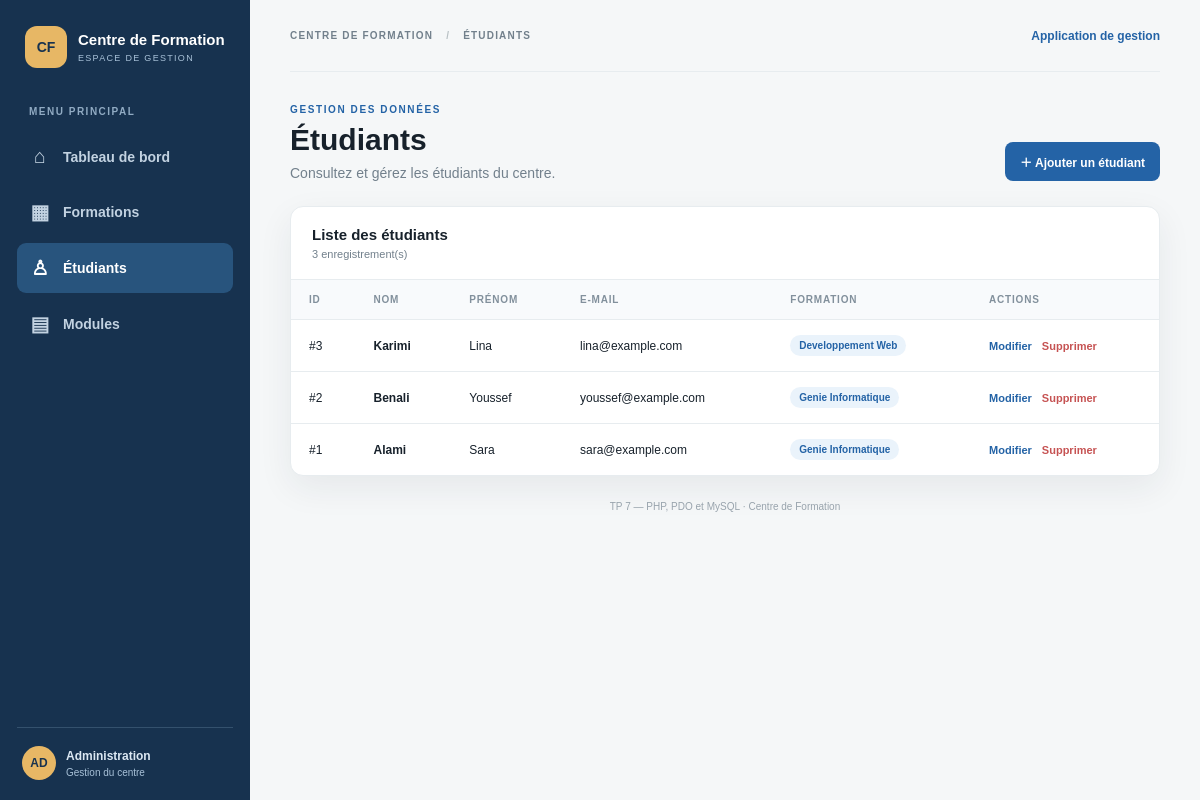
Page /etudiants/index.php on the committed database.
### tables this page shows
CREATE TABLE IF NOT EXISTS etudiants (
    id_etudiant INT AUTO_INCREMENT PRIMARY KEY,
    nom VARCHAR(100) NOT NULL,
    prenom VARCHAR(100) NOT NULL,
    email VARCHAR(150) NOT NULL,
    id_formation INT NOT NULL,
    CONSTRAINT fk_etudiants_formations FOREIGN KEY (id_formation)
        REFERENCES formations(id_formation)
        ON UPDATE CASCADE ON DELETE RESTRICT
);

CREATE TABLE IF NOT EXISTS formations (
    id_formation INT AUTO_INCREMENT PRIMARY KEY,
    nom VARCHAR(100) NOT NULL,
    duree VARCHAR(50) NOT NULL,
    niveau VARCHAR(50) NOT NULL
);

### includes/functions.php (called while the page is built, shortened)
<?php
function e($value) {
    return htmlspecialchars((string)($value ?? ''), ENT_QUOTES, 'UTF-8');
}

### etudiants/index.php (the view, shortened to what this page needs)
<?php
require_once '../database/connexion.php';
require_once '../includes/functions.php';
$items = $pdo->query("SELECT etudiants.*, formations.nom AS formation_nom FROM etudiants INNER JOIN formations ON etudiants.id_formation = formations.id_formation ORDER BY etudiants.id_etudiant DESC")->fetchAll();
require '../includes/header.php';
?>
<div class="page-heading"><div><div class="eyebrow">GESTION DES DONNÉES</div><h1>Étudiants</h1><p>Consultez et gérez les étudiants du centre.</p></div><a class="btn btn-primary" href="create.php">＋ Ajouter un étudiant</a></div>
<section class="content-card"><div class="card-head"><div><h2>Liste des étudiants</h2><p><?= count($items) ?> enregistrement(s)</p></div></div><div class="table-wrap"><table><thead><tr><th>ID</th><th>Nom</th><th>Prénom</th><th>E-mail</th><th>Formation</th><th>Actions</th></tr></thead><tbody>
<?php if (count($items) === 0): ?><tr><td colspan="7" class="empty">Aucun enregistrement pour le moment.</td></tr><?php else: ?>
<?php foreach ($items as $item): ?><tr><td>#<?= (int)$item['id_etudiant'] ?></td><td><strong><?= e($item['nom']) ?></strong></td><td><?= e($item['prenom']) ?></td><td><?= e($item['email']) ?></td><td><span class="badge"><?= e($item['formation_nom']) ?></span></td><td><div class="actions"><a class="action-link" href="edit.php?id=<?= (int)$item['id_etudiant'] ?>">Modifier</a><a class="action-link delete" href="delete.php?id=<?= (int)$item['id_etudiant'] ?>">Supprimer</a></div></td></tr><?php endforeach; ?>
<?php endif; ?></tbody></table></div></section>
<?php require '../includes/footer.php'; ?>

### assets/css/style.css (style rules this page uses)
:root { --ink:#17212b;--muted:#72808c;--line:#e7ecef;--bg:#f5f7f8;--white:#fff;--blue:#2463a6;--blue-dark:#174879;--teal:#16877d;--red:#c65353;--shadow:0 12px 35px rgba(29,48,57,.07) }
* { box-sizing:border-box }
body { margin:0;background:var(--bg);color:var(--ink);font:14px Arial, sans-serif }
a { color:inherit;text-decoration:none }
.page-heading { display:flex;justify-content:space-between;align-items:flex-end;gap:18px;margin-bottom:25px }
.eyebrow { font-size:10px;letter-spacing:1.6px;font-weight:bold;color:var(--blue);margin-bottom:8px }
.page-heading h1 { font-size:30px;margin:0 }
.page-heading p { color:var(--muted);margin:8px 0 0 }
.btn { display:inline-flex;align-items:center;justify-content:center;gap:7px;padding:11px 15px;border:0;border-radius:8px;font-weight:bold;font-size:12px;cursor:pointer }
.btn-primary { background:var(--blue);color:#fff }
.stat-card,.content-card,.form-card,.hero,.quick-card { background:#fff;border:1px solid var(--line);border-radius:13px;box-shadow:var(--shadow) }
.content-card { overflow:hidden }
.card-head { display:flex;justify-content:space-between;align-items:center;padding:19px 21px;border-bottom:1px solid var(--line) }
.card-head h2 { font-size:15px;margin:0 }
.card-head p { font-size:11px;color:var(--muted);margin:5px 0 0 }
.table-wrap { overflow-x:auto }
table { width:100%;border-collapse:collapse;text-align:left }
th { background:#f8fafc;color:#82909c;text-transform:uppercase;letter-spacing:.8px;font-size:10px;padding:14px 18px }
td { padding:15px 18px;border-top:1px solid var(--line);font-size:12px }
.badge { display:inline-block;background:#eaf3fb;color:var(--blue);padding:5px 9px;border-radius:20px;font-size:10px;font-weight:bold }
.actions { display:flex;gap:10px;align-items:center;white-space:nowrap }
.action-link { font-size:11px;font-weight:bold;color:var(--blue) }
.action-link.delete { color:var(--red) }

### rows in the picture
etudiants: id_etudiant "3", nom "Karimi", prenom "Lina", email "lina@example.com", id_formation.nom "Developpement Web"
etudiants: id_etudiant "2", nom "Benali", prenom "Youssef", email "youssef@example.com", id_formation.nom "Genie Informatique"
etudiants: id_etudiant "1", nom "Alami", prenom "Sara", email "sara@example.com", id_formation.nom "Genie Informatique"

### other values in the picture
$pageTitle "ÉTUDIANTS"
count($items) "3"
